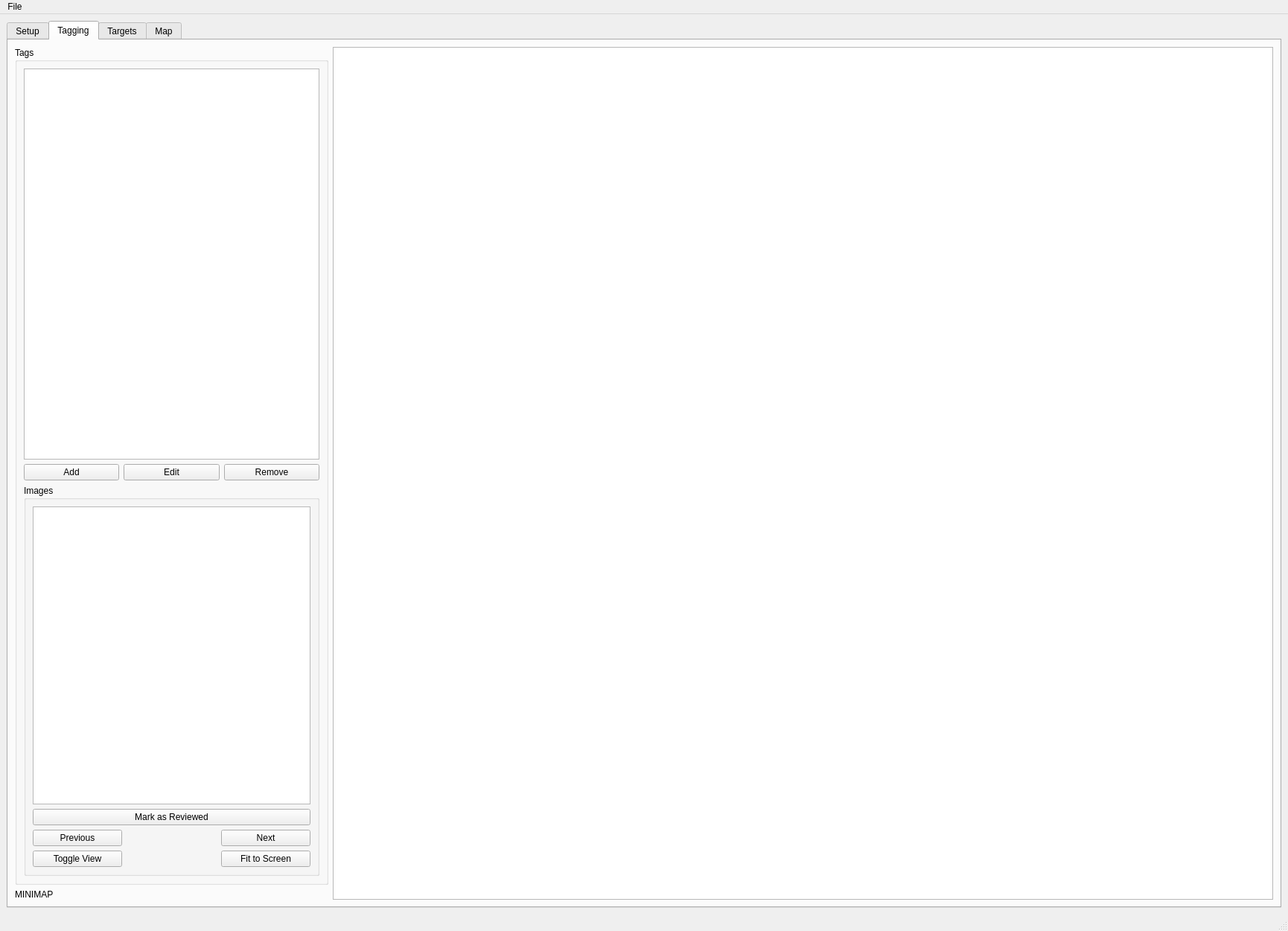
<?xml version="1.0" encoding="UTF-8"?>
<ui version="4.0">
 <class>MainWindow</class>
 <widget class="QMainWindow" name="MainWindow">
  <property name="geometry">
   <rect>
    <x>0</x>
    <y>0</y>
    <width>1730</width>
    <height>1250</height>
   </rect>
  </property>
  <property name="windowTitle">
   <string>Team Guardian Image Tagger</string>
  </property>
  <widget class="QWidget" name="centralwidget">
   <layout class="QGridLayout" name="gridLayout_4">
    <item row="0" column="0">
     <widget class="QTabWidget" name="tabWidget">
      <property name="currentIndex">
       <number>1</number>
      </property>
      <widget class="QWidget" name="tab_setup">
       <attribute name="title">
        <string>Setup</string>
       </attribute>
       <widget class="QWidget" name="verticalLayoutWidget">
        <property name="geometry">
         <rect>
          <x>9</x>
          <y>9</y>
          <width>634</width>
          <height>156</height>
         </rect>
        </property>
        <layout class="QHBoxLayout" name="horizontalLayout_2">
         <item>
          <widget class="QGroupBox" name="groupBox">
           <property name="title">
            <string>Session</string>
           </property>
           <layout class="QVBoxLayout" name="verticalLayout">
            <item>
             <layout class="QGridLayout" name="gridLayout">
              <item row="2" column="1">
               <widget class="QLineEdit" name="line_sessionDirectory"/>
              </item>
              <item row="2" column="0">
               <widget class="QLabel" name="label">
                <property name="text">
                 <string>Working Directory:</string>
                </property>
               </widget>
              </item>
              <item row="0" column="0">
               <widget class="QLabel" name="label_2">
                <property name="text">
                 <string>Name:</string>
                </property>
               </widget>
              </item>
              <item row="2" column="2">
               <widget class="QPushButton" name="button_sessionDirectory">
                <property name="text">
                 <string>Browse...</string>
                </property>
               </widget>
              </item>
              <item row="0" column="1" colspan="2">
               <widget class="QLineEdit" name="line_sessionName"/>
              </item>
             </layout>
            </item>
           </layout>
          </widget>
         </item>
        </layout>
       </widget>
      </widget>
      <widget class="QWidget" name="tab_tagging">
       <attribute name="title">
        <string>Tagging</string>
       </attribute>
       <layout class="QHBoxLayout" name="horizontalLayout_3">
        <item>
         <layout class="QHBoxLayout" name="layout_tagging" stretch="1,3">
          <item>
           <layout class="QVBoxLayout" name="layout_taggingControls">
            <item>
             <widget class="QGroupBox" name="groupBox_2">
              <property name="title">
               <string>Tags</string>
              </property>
              <layout class="QVBoxLayout" name="verticalLayout_2">
               <item>
                <widget class="QListWidget" name="listWidget"/>
               </item>
               <item>
                <layout class="QHBoxLayout" name="layout_tagsButtons">
                 <item>
                  <widget class="QPushButton" name="button_addTag">
                   <property name="text">
                    <string>Add</string>
                   </property>
                  </widget>
                 </item>
                 <item>
                  <widget class="QPushButton" name="button_editTag">
                   <property name="text">
                    <string>Edit</string>
                   </property>
                  </widget>
                 </item>
                 <item>
                  <widget class="QPushButton" name="button_removeTag">
                   <property name="text">
                    <string>Remove</string>
                   </property>
                  </widget>
                 </item>
                </layout>
               </item>
               <item>
                <widget class="QGroupBox" name="groupBox_3">
                 <property name="title">
                  <string>Images</string>
                 </property>
                 <layout class="QVBoxLayout" name="verticalLayout_3">
                  <item>
                   <widget class="QListWidget" name="listWidget_2"/>
                  </item>
                  <item>
                   <layout class="QGridLayout" name="gridLayout_2">
                    <item row="0" column="0" colspan="3">
                     <widget class="QPushButton" name="pushButton_3">
                      <property name="text">
                       <string>Mark as Reviewed</string>
                      </property>
                     </widget>
                    </item>
                    <item row="1" column="2">
                     <widget class="QPushButton" name="pushButton_6">
                      <property name="text">
                       <string>Next</string>
                      </property>
                     </widget>
                    </item>
                    <item row="2" column="2">
                     <widget class="QPushButton" name="pushButton_4">
                      <property name="text">
                       <string>Fit to Screen</string>
                      </property>
                     </widget>
                    </item>
                    <item row="1" column="0">
                     <widget class="QPushButton" name="pushButton_5">
                      <property name="text">
                       <string>Previous</string>
                      </property>
                     </widget>
                    </item>
                    <item row="2" column="0">
                     <widget class="QPushButton" name="pushButton_7">
                      <property name="text">
                       <string>Toggle View</string>
                      </property>
                     </widget>
                    </item>
                   </layout>
                  </item>
                 </layout>
                </widget>
               </item>
              </layout>
             </widget>
            </item>
            <item>
             <widget class="QLabel" name="label_5">
              <property name="text">
               <string>MINIMAP</string>
              </property>
             </widget>
            </item>
           </layout>
          </item>
          <item>
           <layout class="QVBoxLayout" name="layout_taggingImage">
            <item>
             <widget class="PhotoViewer" name="taggableImage"/>
            </item>
           </layout>
          </item>
         </layout>
        </item>
       </layout>
      </widget>
      <widget class="QWidget" name="tab_targets">
       <attribute name="title">
        <string>Targets</string>
       </attribute>
       <widget class="QWidget" name="horizontalLayoutWidget_5">
        <property name="geometry">
         <rect>
          <x>6</x>
          <y>7</y>
          <width>1701</width>
          <height>1101</height>
         </rect>
        </property>
        <layout class="QHBoxLayout" name="horizontalLayout" stretch="1,3">
         <item>
          <layout class="QVBoxLayout" name="verticalLayout_4">
           <item>
            <widget class="QGroupBox" name="groupBox_5">
             <property name="title">
              <string>Select Tag</string>
             </property>
             <layout class="QVBoxLayout" name="verticalLayout_6">
              <item>
               <widget class="QListView" name="listView_2"/>
              </item>
             </layout>
            </widget>
           </item>
           <item>
            <widget class="QGroupBox" name="groupBox_4">
             <property name="title">
              <string>Images with Selected Tag</string>
             </property>
             <layout class="QVBoxLayout" name="verticalLayout_5">
              <item>
               <widget class="QLineEdit" name="lineEdit">
                <property name="text">
                 <string>search image by name</string>
                </property>
               </widget>
              </item>
              <item>
               <widget class="QListView" name="listView"/>
              </item>
             </layout>
            </widget>
           </item>
           <item>
            <widget class="QLabel" name="label_6">
             <property name="text">
              <string>MINIMAP</string>
             </property>
            </widget>
           </item>
          </layout>
         </item>
         <item>
          <widget class="QLabel" name="label_4">
           <property name="text">
            <string>IMAGE VIEW</string>
           </property>
          </widget>
         </item>
        </layout>
       </widget>
      </widget>
      <widget class="QWidget" name="tab_map">
       <attribute name="title">
        <string>Map</string>
       </attribute>
       <layout class="QVBoxLayout" name="verticalLayout_8">
        <item>
         <layout class="QGridLayout" name="gridLayout_3" columnstretch="0,0,0,3">
          <item row="0" column="2">
           <widget class="QPushButton" name="pushButton_8">
            <property name="text">
             <string>Search</string>
            </property>
           </widget>
          </item>
          <item row="0" column="0">
           <widget class="QLineEdit" name="lineEdit_3"/>
          </item>
          <item row="2" column="0" colspan="3">
           <widget class="QGroupBox" name="groupBox_6">
            <property name="title">
             <string>GroupBox</string>
            </property>
            <layout class="QVBoxLayout" name="verticalLayout_7">
             <item>
              <widget class="QListWidget" name="listWidget_3"/>
             </item>
            </layout>
           </widget>
          </item>
          <item row="0" column="1">
           <widget class="QLineEdit" name="lineEdit_2"/>
          </item>
          <item row="2" column="3">
           <widget class="QLabel" name="label_8">
            <property name="text">
             <string>MAP VIEW</string>
            </property>
           </widget>
          </item>
         </layout>
        </item>
       </layout>
      </widget>
     </widget>
    </item>
   </layout>
  </widget>
  <widget class="QMenuBar" name="menubar">
   <property name="geometry">
    <rect>
     <x>0</x>
     <y>0</y>
     <width>1730</width>
     <height>43</height>
    </rect>
   </property>
   <widget class="QMenu" name="menuTest">
    <property name="title">
     <string>File</string>
    </property>
    <addaction name="actionQuit"/>
   </widget>
   <addaction name="menuTest"/>
  </widget>
  <widget class="QStatusBar" name="statusbar"/>
  <action name="actionQuit">
   <property name="text">
    <string>Exit</string>
   </property>
  </action>
 </widget>
 <customwidgets>
  <customwidget>
   <class>PhotoViewer</class>
   <extends>QGraphicsView</extends>
   <header>photoViewer</header>
  </customwidget>
 </customwidgets>
 <resources/>
 <connections/>
</ui>
